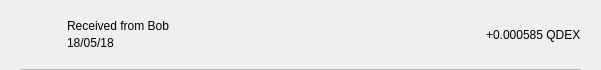
<?xml version="1.0" encoding="UTF-8"?>
<ui version="4.0">
 <class>TxRow</class>
 <widget class="QWidget" name="TxRow">
  <property name="geometry">
   <rect>
    <x>0</x>
    <y>0</y>
    <width>601</width>
    <height>70</height>
   </rect>
  </property>
  <property name="minimumSize">
   <size>
    <width>0</width>
    <height>40</height>
   </size>
  </property>
  <property name="windowTitle">
   <string>Form</string>
  </property>
  <layout class="QVBoxLayout" name="verticalLayout_3">
   <property name="spacing">
    <number>0</number>
   </property>
   <property name="leftMargin">
    <number>0</number>
   </property>
   <property name="topMargin">
    <number>0</number>
   </property>
   <property name="rightMargin">
    <number>0</number>
   </property>
   <property name="bottomMargin">
    <number>0</number>
   </property>
   <item>
    <widget class="QWidget" name="rowContainer" native="true">
     <layout class="QVBoxLayout" name="verticalLayout_2">
      <property name="spacing">
       <number>9</number>
      </property>
      <property name="leftMargin">
       <number>20</number>
      </property>
      <property name="topMargin">
       <number>9</number>
      </property>
      <property name="rightMargin">
       <number>20</number>
      </property>
      <property name="bottomMargin">
       <number>0</number>
      </property>
      <item>
       <widget class="QFrame" name="frame">
        <property name="styleSheet">
         <string notr="true">border:none;</string>
        </property>
        <property name="frameShape">
         <enum>QFrame::StyledPanel</enum>
        </property>
        <property name="frameShadow">
         <enum>QFrame::Raised</enum>
        </property>
        <layout class="QHBoxLayout" name="horizontalLayout" stretch="0,2,0">
         <property name="leftMargin">
          <number>0</number>
         </property>
         <property name="topMargin">
          <number>0</number>
         </property>
         <property name="rightMargin">
          <number>0</number>
         </property>
         <property name="bottomMargin">
          <number>0</number>
         </property>
         <item>
          <widget class="QPushButton" name="icon">
           <property name="focusPolicy">
            <enum>Qt::NoFocus</enum>
           </property>
           <property name="styleSheet">
            <string notr="true">border:none;</string>
           </property>
           <property name="text">
            <string/>
           </property>
           <property name="iconSize">
            <size>
             <width>28</width>
             <height>28</height>
            </size>
           </property>
          </widget>
         </item>
         <item>
          <layout class="QVBoxLayout" name="verticalLayout">
           <property name="spacing">
            <number>3</number>
           </property>
           <property name="leftMargin">
            <number>9</number>
           </property>
           <item>
            <widget class="QLabel" name="lblAddress">
             <property name="styleSheet">
              <string notr="true"/>
             </property>
             <property name="text">
              <string>Received from Bob</string>
             </property>
             <property name="alignment">
              <set>Qt::AlignBottom|Qt::AlignLeading|Qt::AlignLeft</set>
             </property>
            </widget>
           </item>
           <item>
            <widget class="QLabel" name="lblDate">
             <property name="styleSheet">
              <string notr="true"/>
             </property>
             <property name="text">
              <string>18/05/18</string>
             </property>
             <property name="alignment">
              <set>Qt::AlignLeading|Qt::AlignLeft|Qt::AlignTop</set>
             </property>
            </widget>
           </item>
          </layout>
         </item>
         <item>
          <widget class="QLabel" name="lblAmount">
           <property name="styleSheet">
            <string notr="true"/>
           </property>
           <property name="text">
            <string>+0.000585 QDEX</string>
           </property>
          </widget>
         </item>
        </layout>
       </widget>
      </item>
      <item>
       <widget class="QLabel" name="lblDivisory">
        <property name="minimumSize">
         <size>
          <width>0</width>
          <height>1</height>
         </size>
        </property>
        <property name="maximumSize">
         <size>
          <width>16777215</width>
          <height>1</height>
         </size>
        </property>
        <property name="styleSheet">
         <string notr="true">background-color:#bababa;</string>
        </property>
        <property name="text">
         <string/>
        </property>
        <property name="alignment">
         <set>Qt::AlignBottom|Qt::AlignLeading|Qt::AlignLeft</set>
        </property>
       </widget>
      </item>
     </layout>
    </widget>
   </item>
  </layout>
 </widget>
 <resources/>
 <connections/>
</ui>
